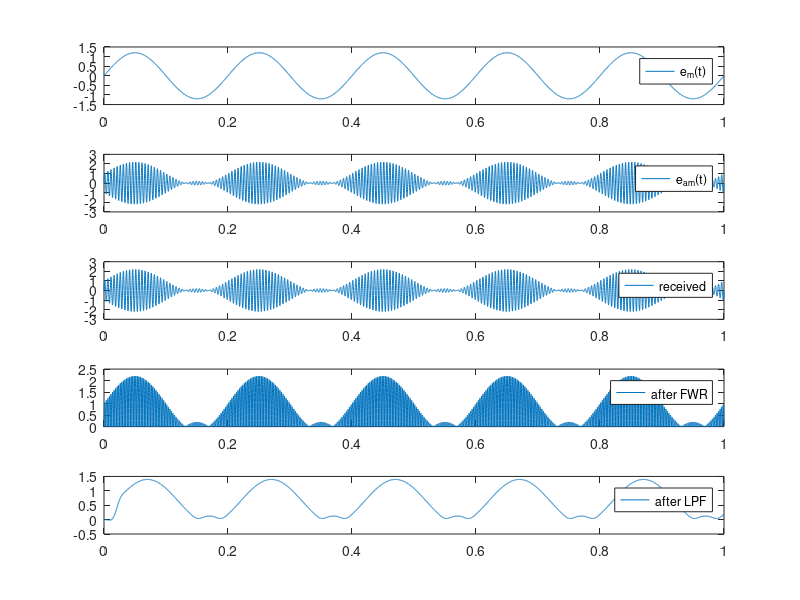

Write MATLAB code to recreate this figure.
% AM modulation and demodulation
fm = 5;
fc = 200;
m = 1.2;
Vc = 1;
t = 0:0.0001:(1-0.0001);
emt = m*Vc*sin(2*pi*fm*t);
figure(1); 
subplot(5,1,1); plot(t, emt); legend('e_m(t)');
eamt = Vc*(1+m*sin(2*pi*fm*t)).*sin(2*pi*fc*t);
subplot(5,1,2); plot(t, eamt); legend('e_{am}(t)');

noise = 0*randn(1,length(t));
recvd = noise + eamt;
subplot(5,1,3); plot(t, recvd); legend('received');

% signal pass through FWR
fwr_out = abs(recvd);
subplot(5,1,4); plot(t,fwr_out); legend('after FWR');
B = fir1(400, 0.01);
lpf_out = filter(B,1,fwr_out);
subplot(5,1,5); plot(t, lpf_out); legend('after LPF');
